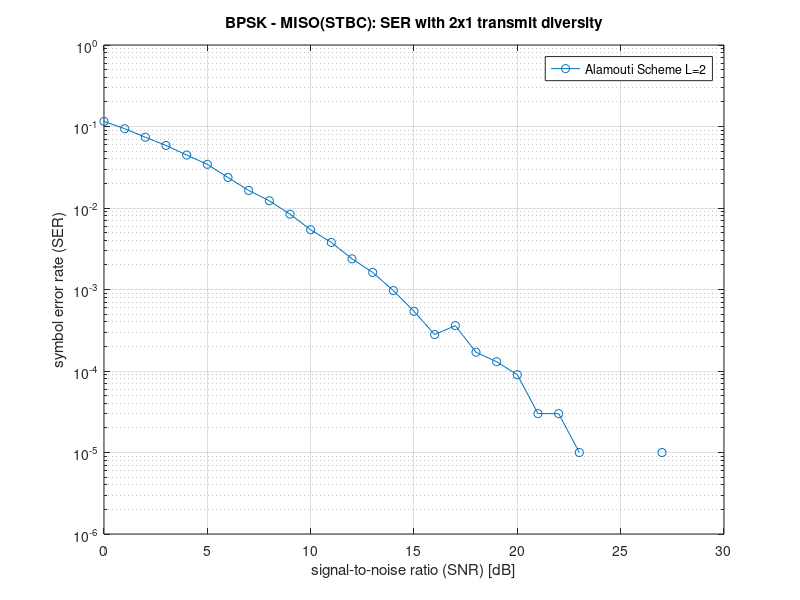

Write the MATLAB code that produced this figure.
%% ECE 5680 - Wireless Communication
%% HW2: Ques 4_7
%% Author: Arjun Jauhari
%% Email/Netid: aj526
%% Date: 09/24/2015
%% Monte-Carlo simulation for estimating SER of BPSK in single tap Fading channel(y=hx+n)
%% Performing Alamouti space-time coding scheme to get transmit diversity in 2x1 MISO case

function [SER] = HW4_Q7()
% Find the SER for SIMO case with L channel outputs(antennaes),
% decoding done by Maximal-Ratio Combining(MRC),combining signals from all the receive antennae 
%
% Output:
% SER = A LxNumOfSnrPoints matrix with each row corresponds to particular L outputs
%
% Plot:
% Generate a plot

% Number of Receive antenae to simulate
L = 2;

SNR_db = 0:30;  % Sweeping over SNR of -10dB to 20dB
SNR = 10.^(SNR_db/10);
%sd = sqrt(repmat(L',1,length(SNR))./repmat(SNR,length(L),1));  % Standard Deviation
sd = sqrt(L./SNR);  % Standard Deviation: as SNR=L.Es/N0, Es = 1 because BPSK
var = sd.^2;        % Variance

% Number of Monte carlo iteration
T = 100000;

%% STEP 1 OF MONTE CARLO SIMULATION
%% Generating transmit data
x_bpsk = sign(randn(1, T));

SER = zeros(length(L),length(sd));

for p = 1:length(L)
    for k = 1:length(sd)
      %%STEP 2 OF M-C SIMULATION
      % Generating COMPLEX RANDOM NOISE(1xT) as only on rx ant, MEAN 0 & VAR = N0 = L/SNR
      noise = (1/sqrt(2))*sd(p,k)*randn(1,T) + 1i*(1/sqrt(2))*sd(p,k)*randn(1,T);
    
      % Generating COMPLEX RANDOM CHANNEL MODEL(LxT/2) WITH MEAN 0 AND VARIANCE VAR = 1
      % LxT/2 since the assumption is channel remains same over 2 time slots
      % therefore need only T/2 channel vector for T simulations
      h_channel = (1/sqrt(2))*randn(L(p),T/2) + 1i*(1/sqrt(2))*randn(L(p),T/2);
    
      %% Data pre-processing
      xt = reshape(x_bpsk,2,length(x_bpsk)/2);
      xtp1 = conj(xt([2 1],:));
      xtp1(1,:) = -xtp1(1,:);
      %%STEP 3 OF M-C SIMULATION
      %% RECEIVED SIGNAL ACCORDING TO RELATION y1 = h1x1 + h2x2 + n1
      %% RECEIVED SIGNAL ACCORDING TO RELATION y2 = h1(-x2*) + h2x1* + n2

      %% xt and xtp1 are 2xT/2
      y1 = sum(h_channel.*xt,1) + noise(1,1:T/2);
      y2 = sum(h_channel.*xtp1) + noise(1,T/2+1:end);
    
      %% STEP 4 OF M-C SIMULATION
      %% Receiver following combining is done; assuming perfect knowledge of h1 & h2
      %% y1_tilde = h1*xY1 + h2xY2*
      %% y2_tilde = h2*xY1 - h1xY2*
      y1_tilde = conj(h_channel(1,:)).*y1 + h_channel(2,:).*conj(y2);
      y2_tilde = conj(h_channel(2,:)).*y1 - h_channel(1,:).*conj(y2);
    
      x1_hat = sign(real(y1_tilde));    %% since BPSK, so taking real sufficient statistic
      x2_hat = sign(real(y2_tilde));    %% since BPSK, so taking real sufficient statistic
            
      x_hat = reshape([x1_hat;x2_hat],1,length(x1_hat)*2);
      %% STEP 5 OF M-C SIMULATION
      %% Evaluate I
      SER(p,k) = mean(x_hat~=x_bpsk);
    end
end

%%PLOTTING
legendtext = strcat('Alamouti Scheme L= ',cellstr(num2str(L')));
figure(1)
semilogy(SNR_db,SER,'o-');
grid on
axis([min(SNR_db) max(SNR_db) 1e-6 1])
title('BPSK - MISO(STBC): SER with 2x1 transmit diversity')
xlabel('signal-to-noise ratio (SNR) [dB]')
ylabel('symbol error rate (SER)')
legend(legendtext)
